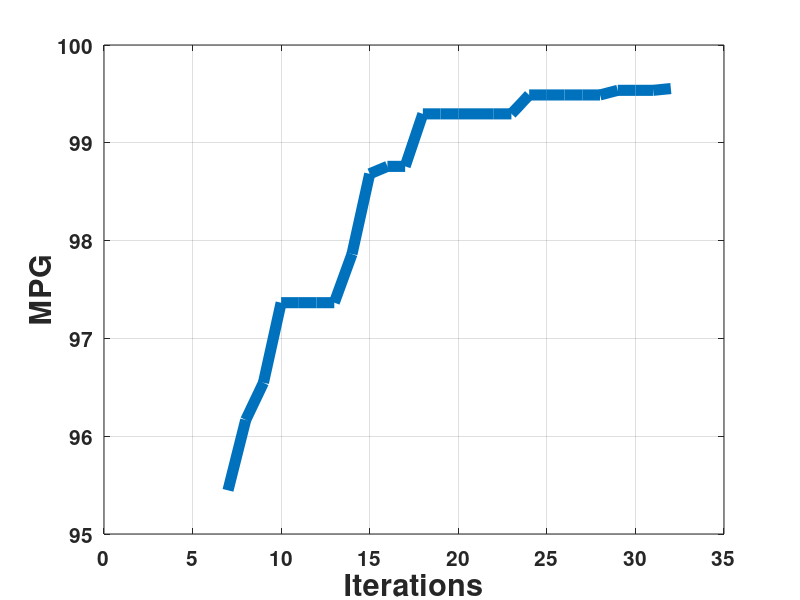

The MATLAB source for this figure:
clear
clc
load small_electric_FTP_results
%%% FIX THIS ONE _ GET RID OF THE 7 in itteration number wher the sim
%%% starts working
figure(1);
mpg = small_electric_FTP_optimization.GLOBAL.f_min_hist.c(:,2);
iter = small_electric_FTP_optimization.GLOBAL.f_min_hist.iter;
plot(iter,mpg,'linewidth',8)
xlabel('Iterations')
ylabel('MPG'),grid
%title('Small electric FTP')
set(gca,'FontSize',15,'fontWeight','bold')
set(findall(gcf,'type','text'),'FontSize',22,'fontWeight','bold')

% cALCULATE THE Improvement
fprintf('\nMPG\n')
First = mpg(1)
Final = mpg(length(mpg))
Percent_improvement = (mpg(length(mpg))-mpg(1))/mpg(length(mpg))*100

% Calcualte the Size of the Prime Movers
fprintf('\nPrime MOver Sizes\n')

fprintf('\nMotor')
trq_m = small_electric_FTP_optimization.GLOBAL.f_min_hist.x(:,1);
spd_m = small_electric_FTP_optimization.GLOBAL.f_min_hist.x(:,2);
First = 58*trq_m(7)*spd_m(7)
Last = 58*trq_m(length(trq_m))*spd_m(length(spd_m))
Increase = (Last-First)/Last*100

fprintf('\nBattery Module')
batt = small_electric_FTP_optimization.GLOBAL.f_min_hist.x(:,3);
First = batt(7)
Last = batt(length(batt))
Increase = (Last-First)/Last*100

% Other Component parameters
fd = small_electric_FTP_optimization.GLOBAL.f_min_hist.x(:,5);
cap_scale = small_electric_FTP_optimization.GLOBAL.f_min_hist.x(:,4);

% Initial Component Parameters
mc_trq_scale = trq_m(7);
mc_spd_scale = spd_m(7);
ess_module_num = batt(7);
fd_ratio = fd(7);
cap_scale = cap_scale(7);

% Identify the Design Variables and their ranges 
fprintf('\n\n Component Parameter Ranges\n')
x_L=[   0.5*mc_trq_scale,  0.5*mc_spd_scale, 0.5*ess_module_num,   0.5*cap_scale,   0.5*fd_ratio]'
x_U=[    1.5*mc_trq_scale,  1.5*mc_spd_scale, 1.5*ess_module_num,   1.5*cap_scale,   1.5*fd_ratio]'

% Output the Final Component Parameters
fprintf('\n\n FINAL Component parameters\n')
mc_trq_scale_final = trq_m(length(trq_m));
mc_spd_scale_final = trq_m(length(trq_m));
ess_module_num_final = batt(length(batt));
fd_ratio_final = fd(length(fd));
ess_cap_scale_final = cap_scale(length(cap_scale));

x_F_COMP =[  mc_trq_scale_final, mc_spd_scale_final, ess_module_num_final,    ess_cap_scale_final,  fd_ratio_final]'
